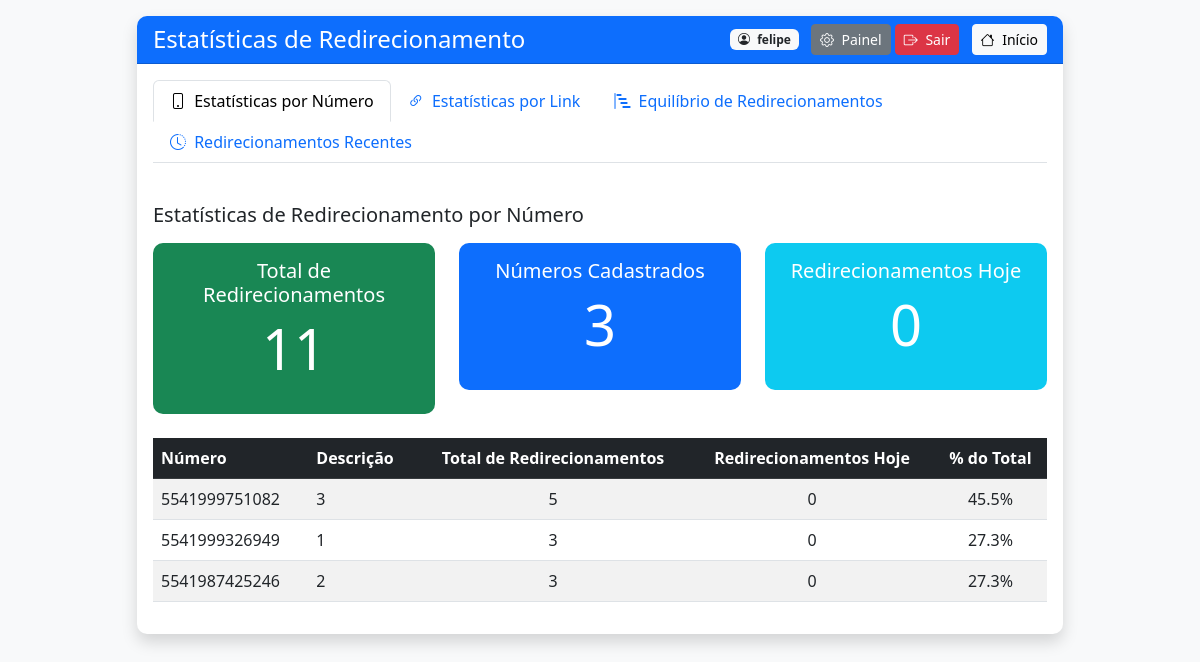
/admin/estatisticas (signed in), run on the app's committed database.
### tables this page shows
CREATE TABLE whatsapp_numbers (
                        id INTEGER PRIMARY KEY AUTOINCREMENT,
                        user_id INTEGER NOT NULL,
                        phone_number TEXT NOT NULL,
                        description TEXT, redirect_count INTEGER DEFAULT 0,
                        FOREIGN KEY (user_id) REFERENCES users (id)
                    );

### app.py (the view)
@app.route('/admin/estatisticas')
@login_required
def estatisticas():
    user_id = session.get('user_id')
    with get_db_connection() as conn:
        numeros_stats = conn.execute('''
            SELECT wn.*, COUNT(r.id) as total_redirects,
                   (SELECT COUNT(*) FROM redirects r2
                    JOIN custom_links cl ON r2.link_id = cl.id
                    WHERE r2.number_id = wn.id AND cl.user_id = ?
                    AND DATE(r2.timestamp) = DATE('now')) as redirects_today
            FROM whatsapp_numbers wn
            LEFT JOIN redirects r ON wn.id = r.number_id
            WHERE wn.user_id = ?
            GROUP BY wn.id
            ORDER BY total_redirects DESC
        ''', (user_id, user_id)).fetchall()
        links_stats = conn.execute('''
            SELECT cl.*, COUNT(r.id) as total_redirects
            FROM custom_links cl
            LEFT JOIN redirects r ON cl.id = r.link_id
            WHERE cl.user_id = ?
            GROUP BY cl.id
            ORDER BY total_redirects DESC
        ''', (user_id,)).fetchall()
        recentes = conn.execute('''
            SELECT r.timestamp, cl.link_name, wn.phone_number, wn.description
            FROM redirects r
            JOIN whatsapp_numbers wn ON r.number_id = wn.id
            JOIN custom_links cl ON r.link_id = cl.id
            WHERE wn.user_id = ?
            ORDER BY r.timestamp DESC
            LIMIT 50
        ''', (user_id,)).fetchall()
    return render_template('estatisticas.html',
                          numeros_stats=numeros_stats,
                          links_stats=links_stats,
                          recentes=recentes)

### app.py (called while the page is built)
def get_db_connection():
    conn = sqlite3.connect(app.config['DATABASE'])
    conn.row_factory = sqlite3.Row
    return conn

def login_required(f):
    @wraps(f)
    def decorated_function(*args, **kwargs):
        print(f"Verificando autenticação para rota: {request.path}")
        print(f"Informações da sessão: {session}")
        if 'logged_in' not in session or not session['logged_in']:
            print(f"Acesso negado: usuário não está logado")
            return redirect(url_for('login'))
        return f(*args, **kwargs)
    return decorated_function

### templates/estatisticas.html (shortened to what this page needs)
<!DOCTYPE html>
<html lang="pt-BR">
<head>
    <link href="https://cdn.jsdelivr.net/npm/bootstrap@5.3.0-alpha1/dist/css/bootstrap.min.css" rel="stylesheet">
    <link rel="stylesheet" href="https://cdn.jsdelivr.net/npm/bootstrap-icons@1.10.0/font/bootstrap-icons.css">
    <link rel="stylesheet" href="{{ url_for('static', filename='css/styles.css') }}">
</head>
<body>
    <div class="container">
        <div class="row justify-content-center mt-3">
            <div class="col-md-10">
                <div class="card shadow mb-4">
                    <div class="card-header bg-primary text-white d-flex justify-content-between align-items-center">
                        <h2 class="h4 mb-0">Estatísticas de Redirecionamento</h2>
                        <div>
                            <span class="badge bg-light text-dark me-2">
                                <i class="bi bi-person-circle me-1"></i> {{ session.username }}
                            </span>
                            <a href="{{ url_for('admin') }}" class="btn btn-sm btn-secondary">
                                <i class="bi bi-gear me-1"></i> Painel
                            </a>
                            <a href="{{ url_for('logout') }}" class="btn btn-sm btn-danger">
                                <i class="bi bi-box-arrow-right me-1"></i> Sair
                            </a>
                            <a href="{{ url_for('index') }}" class="btn btn-sm btn-light ms-2">
                                <i class="bi bi-house me-1"></i> Início
                            </a>
                        </div>
                    </div>
                    <div class="card-body">
                        <ul class="nav nav-tabs mb-4" id="statsTabs" role="tablist">
                            <li class="nav-item" role="presentation">
                                <button class="nav-link active" id="numbers-stats-tab" data-bs-toggle="tab" data-bs-target="#numbers-stats" type="button" role="tab" aria-controls="numbers-stats" aria-selected="true">
                                    <i class="bi bi-phone me-1"></i> Estatísticas por Número
                                </button>
                            </li>
                            <li class="nav-item" role="presentation">
                                <button class="nav-link" id="links-stats-tab" data-bs-toggle="tab" data-bs-target="#links-stats" type="button" role="tab" aria-controls="links-stats" aria-selected="false">
                                    <i class="bi bi-link-45deg me-1"></i> Estatísticas por Link
                                </button>
                            </li>
                            <li class="nav-item" role="presentation">
                                <button class="nav-link" id="balance-stats-tab" data-bs-toggle="tab" data-bs-target="#balance-stats" type="button" role="tab" aria-controls="balance-stats" aria-selected="false">
                                    <i class="bi bi-bar-chart-steps me-1"></i> Equilíbrio de Redirecionamentos
                                </button>
                            </li>
                            <li class="nav-item" role="presentation">
                                <button class="nav-link" id="recent-stats-tab" data-bs-toggle="tab" data-bs-target="#recent-stats" type="button" role="tab" aria-controls="recent-stats" aria-selected="false">
                                    <i class="bi bi-clock-history me-1"></i> Redirecionamentos Recentes
                                </button>
                            </li>
                        </ul>
                        <div class="tab-content">
                            <div class="tab-pane fade show active" id="numbers-stats" role="tabpanel" aria-labelledby="numbers-stats-tab">
                                <h3 class="h5 mb-3">Estatísticas de Redirecionamento por Número</h3>
                                <div class="row mb-4">
                                    {% set total_redirects = namespace(value=0) %}
                                    {% for num in numeros_stats %}
                                        {% set total_redirects.value = total_redirects.value + num.redirect_count %}
                                    {% endfor %}
                                    <div class="col-md-4">
                                        <div class="card bg-success text-white">
                                            <div class="card-body text-center">
                                                <h5 class="card-title">Total de Redirecionamentos</h5>
                                                <p class="display-4">{{ total_redirects.value }}</p>
                                            </div>
                                        </div>
                                    </div>
                                    <div class="col-md-4">
                                        <div class="card bg-primary text-white">
                                            <div class="card-body text-center">
                                                <h5 class="card-title">Números Cadastrados</h5>
                                                <p class="display-4">{{ numeros_stats|length }}</p>
                                            </div>
                                        </div>
                                    </div>
                                    {% set today_total = namespace(value=0) %}
                                    {% for num in numeros_stats %}
                                        {% set today_total.value = today_total.value + num.redirects_today %}
                                    {% endfor %}
                                    <div class="col-md-4">
                                        <div class="card bg-info text-white">
                                            <div class="card-body text-center">
                                                <h5 class="card-title">Redirecionamentos Hoje</h5>
                                                <p class="display-4">{{ today_total.value }}</p>
                                            </div>
                                        </div>
                                    </div>
                                </div>
                                <div class="table-responsive">
                                    <table class="table table-striped table-hover">
                                        <thead class="table-dark">
                                            <tr>
                                                <th>Número</th>
                                                <th>Descrição</th>
                                                <th class="text-center">Total de Redirecionamentos</th>
                                                <th class="text-center">Redirecionamentos Hoje</th>
                                                <th class="text-center">% do Total</th>
                                            </tr>
                                        </thead>
                                        <tbody>
                                            {% for num in numeros_stats %}
                                            <tr>
                                                <td>{{ num.phone_number }}</td>
                                                <td>{{ num.description or 'Sem descrição' }}</td>
                                                <td class="text-center">{{ num.redirect_count }}</td>
                                                <td class="text-center">{{ num.redirects_today }}</td>
                                                <td class="text-center">
                                                    {% if total_redirects.value > 0 %}
                                                        {{ ((num.redirect_count / total_redirects.value) * 100) | round(1) }}%
                                                    {% else %}
                                                        0%
                                                    {% endif %}
                                                </td>
                                            </tr>
                                            {% else %}
                                            <tr>
                                                <td colspan="5" class="text-center">Nenhum número cadastrado</td>
                                            </tr>
                                            {% endfor %}
                                        </tbody>
                                    </table>
                                </div>
                            </div>
                        </div>
                    </div>
                </div>
            </div>
        </div>
    </div>
</body>
</html>

### static/css/styles.css (style rules this page uses)
body { background-color: #f8f9fa; font-family: 'Segoe UI', Tahoma, Geneva, Verdana, sans-serif; }
.card { border-radius: 10px; border: none; overflow: hidden; }
.card-header { font-weight: 600; }
.tab-content { padding-top: 1rem; }
.table td, .table th { vertical-align: middle; }

### data on the page
whatsapp_numbers: phone_number "5541999751082", description "3", redirect_count "5", redirects_today "0", redirect_count "45.5"
whatsapp_numbers: phone_number "5541999326949", description "1", redirect_count "3", redirects_today "0", redirect_count "27.3"
whatsapp_numbers: phone_number "5541987425246", description "2", redirect_count "3", redirects_today "0", redirect_count "27.3"

### other printed values
{{ session.username }} "felipe"
{{ total_redirects.value }} "11"
{{ numeros_stats|length }} "3"
{{ today_total.value }} "0"
